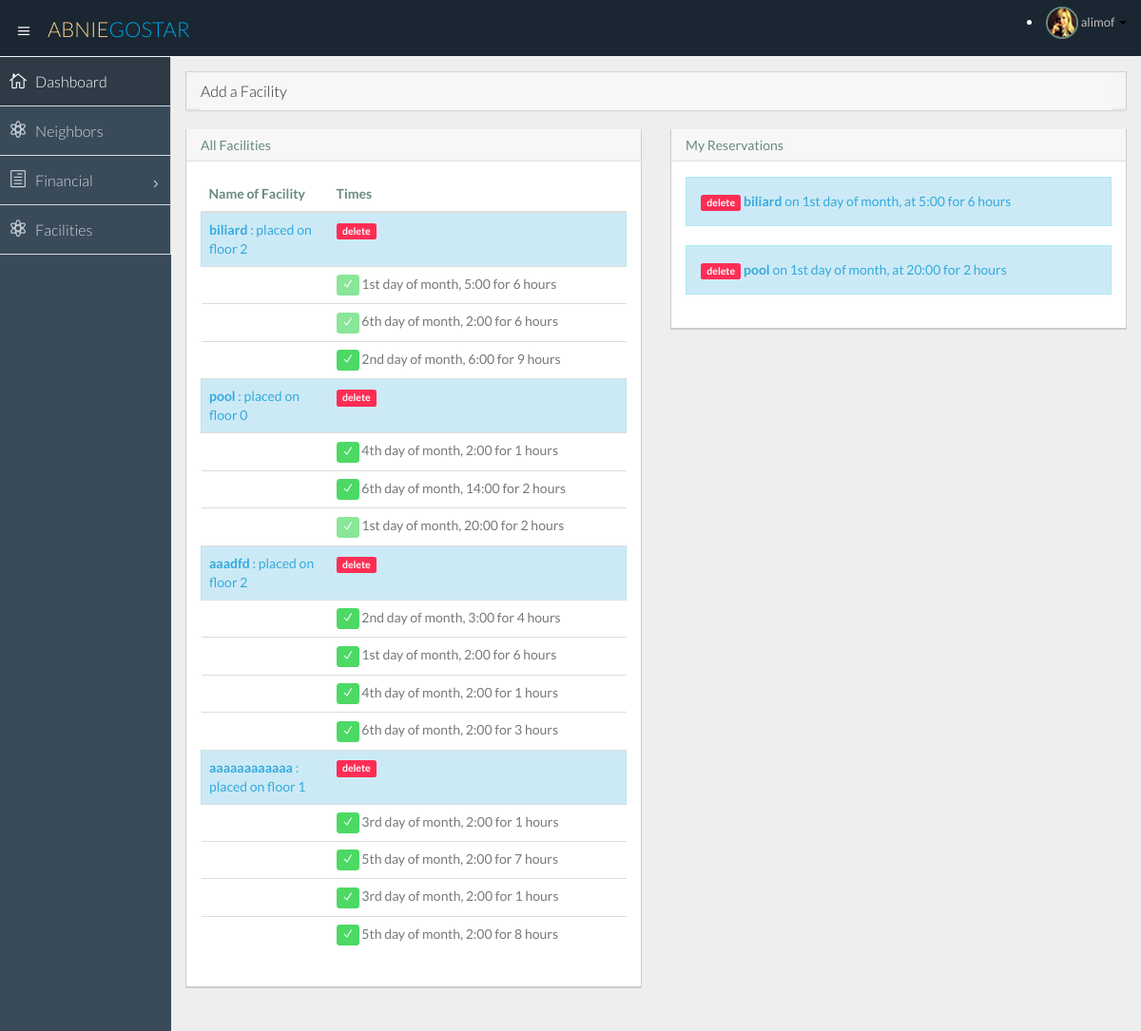
Before: /home/facilities/ (signed in) with the older database file.
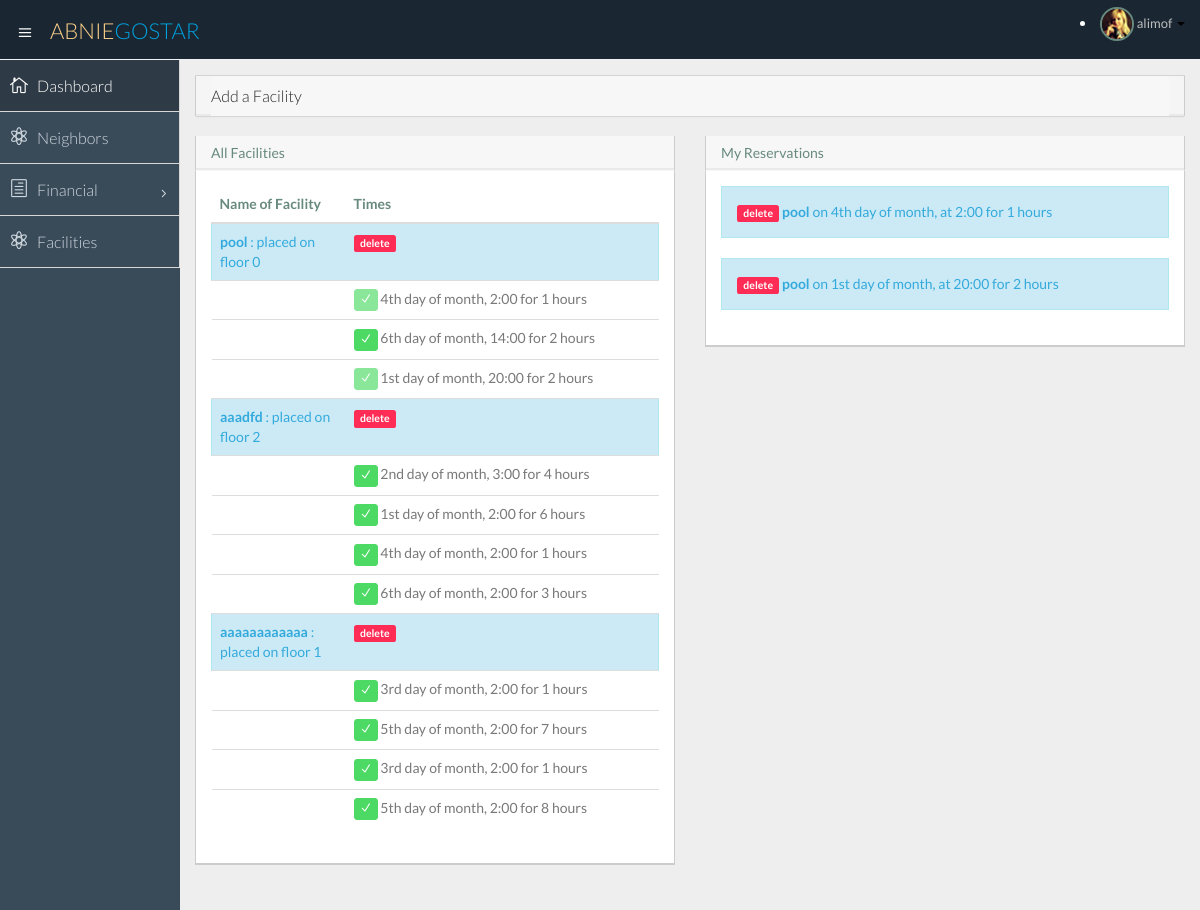
After: the same page with the newer database file.
### polls/models.py (models this page shows)
class Neighbor(models.Model):
    user = models.ForeignKey(User, unique=True)
    national_id = models.CharField(max_length=10, primary_key=True, null=False, default='1111')
    apartment = models.ForeignKey('Apartment', on_delete=models.CASCADE, default=0, null=True)
    sex = models.CharField(max_length=5, null=True)
    type = models.CharField(max_length=30, null=True)
    bank_account = models.CharField(max_length=30, null=True)
    _bank = models.ForeignKey('Bank', on_delete=models.CASCADE, null=True)

class Facility(models.Model):
    name = models.CharField(max_length=20, primary_key=True)
    location = models.CharField(max_length=40, null=True, blank=True)
    _building = models.ForeignKey('Building' , on_delete=models.CASCADE , null=True, blank=True)
    class Meta:
        unique_together = ('name' , '_building')

class AvailableTimes(models.Model):
    id = models.IntegerField(primary_key=True)
    facility = models.ForeignKey('Facility' , on_delete=models.CASCADE)
    day = models.IntegerField(default=1)
    hour = models.IntegerField(default=1)
    duration = models.IntegerField(default=1)
    is_reserved = models.BooleanField(default=False)

class Reservation(models.Model):
    neighbor = models.ForeignKey('Neighbor' , on_delete=models.CASCADE)
    facility = models.ForeignKey('Facility' , on_delete=models.CASCADE)
    time = models.ForeignKey('AvailableTimes', on_delete=models.CASCADE, default=1)
    class Meta:
        unique_together = ('neighbor' , 'facility', 'time')

### polls/views.py (the view, shortened to what this page needs)
# urls.py: url(r'^facilities/([a-z]+)/([0-9]+)/$', views.reserveFacility, name='reserveFacility'),
def facilities(request):#todo
    if not request.user.is_authenticated():
        return HttpResponseRedirect('/login/')
    if request.user.is_authenticated():
        user = Neighbor.objects.get(     user = User.objects.get(      username=request.user.get_username())    )
        context = {}
        context['user'] = user
        allFacilities = Facility.objects.filter(_building=user.apartment.building)
        context['facilities'] = allFacilities
        timess = {}
        for facility in allFacilities:
            temp = Reservation.objects.filter(facility=facility)
            allTimesss = []
            for t in temp:
                allTimesss.__add__([t.time])
            timess[facility.name] = AvailableTimes.objects.filter(facility___building=user.apartment.building, facility=facility).exclude(
                id__in=allTimesss
            )
        context['timess'] = timess
        myReservations = Reservation.objects.filter(neighbor=user)
        context['myReservations'] = myReservations
        if user.type == 'admin':
            form = AddFacilityForm()
            context['addFacilityForm'] = form
        return render(request, 'polls/facility.html', context)
    return HttpResponseRedirect('../../login/')

### polls/templatetags/poll_extras.py (called while the page is built)
@register.filter
def keyvalue(dict, key):
    return dict[key]

### polls/templates/polls/facility.html (shortened to what this page needs)
{% extends 'polls/temp1.html' %}
{% load poll_extras %}
{% block content %}
    {% if user.type == "admin" %}
                      <div class="panel-group m-bot20" id="accordion">
                          <div class="panel panel-default">
                              <div class="panel-heading">
                                  <h4 class="panel-title">
                                      <a class="accordion-toggle" data-toggle="collapse" data-parent="#accordion" href="#collapseOne">
                                          Add a Facility
                                      </a>
                                  </h4>
                              </div>
                          </div>
                      </div>
                                  {% endif %}
    <div class="row">
     <div class="col-sm-6">
                      <section class="panel">
                        <header class="panel-heading">
                              All Facilities
                          </header>
                      <div class="panel-body">
                      <table class="table">
                        <thead>
                        <tr>
                            <th width="30%">Name of Facility</th>
                            <th width="70%">Times</th>
                        </tr>
                        </thead>
                          <tbody>
                         {% for facility in facilities %}
                             <tr class="alert alert-info fade in">
                              <td> <strong>{{ facility.name }} </strong>:
                             placed on floor {{ facility.location }}
                              </td>
                                 <td>
                                  {% if user.type == 'admin' %}
                            <a class="label label-danger" href="{% url 'removeFacility' facility.name facility.location %}">delete</a>
                              {% endif %}
                                 </td></tr>
                                                    {% for timee in timess|keyvalue:facility.name %}
                                                        <tr><td></td>
                                                        <td><a class="btn btn-success btn-xs {% if timee.is_reserved == True %} disabled {% endif %}" href= "{% url 'reserveFacility' facility.name timee.id %}"><i class="icon_check"></i></a> {{ timee.day }}{% if timee.day == 1 %}st{% endif %}{% if timee.day == 2 %}nd{% endif %}{% if timee.day == 3 %}rd{% endif %}{% if timee.day != 1 and timee.day != 2 and timee.day != 3 %}th {% endif %}
                                                            day of month, {{ timee.hour }}:00 for {{ timee.duration }} hours</td>
                                                        </tr>
                                                    {% endfor %}
    {% endfor %}
                          </tbody>
                      </table>
                      </div>
    </section>
    </div>
    <div class="col-sm-6">
                      <section class="panel">
                        <header class="panel-heading">
                              My Reservations
                          </header>
                          <div class="panel panel-info">
                          <div class="panel-body">
                              {% for myReserve in myReservations %}
                                  <div class="alert alert-info fade in">
                                        <a class="label label-danger" href="{% url 'deleteReservation'  myReserve.neighbor.user.username myReserve.facility.name myReserve.time.id %}">delete</a>
                                      <strong>{{ myReserve.facility.name }}</strong> on
                                      {{ myReserve.time.day }}{% if myReserve.time.day == 1 %}st{% endif %}{% if myReserve.time.day == 2 %}nd{% endif %}{% if myReserve.time.day == 3 %}rd{% endif %}{% if myReserve.time.day != 1 and myReserve.time.day != 2 and myReserve.time.day != 3 %}th {% endif %}
                                      day of month,
                                      at {{ myReserve.time.hour }}:00 for {{ myReserve.time.duration }} hours
                              </div>
                              {% endfor %}
                          </div>
                          </div>
                      </section>
    </div>
    </div>
{% endblock  %}

### polls/templates/polls/temp1.html (shortened to what this page needs)
<!DOCTYPE html>
<html lang="en">
<head>
</head>
<body>
    <!DOCTYPE html>
<html lang="en">
  <head>
    {% load static %}
    {% load static %}
    <link href="{% static "polls/css/bootstrap.min.css" %}" rel="stylesheet">
    {% load static %}
    <link href="{% static "polls/css/bootstrap-theme.css" %}" rel="stylesheet">
    {% load static %}
    <link href="{% static "polls/css/elegant-icons-style.css" %}" rel="stylesheet" />
    {% load static %}
    <link href="{% static "polls/css/font-awesome.min.css" %}" rel="stylesheet" />
    {% load static %}
    <link href="{% static "polls/css/style.css" %}" rel="stylesheet">
    {% load static %}
    <link href="{% static "polls/css/style-responsive.css" %}" rel="stylesheet" />
  </head>
  <body>
  <section id="container" class="">
    {% block header %}
     <header class="header dark-bg">
            <div class="toggle-nav">
                <div class="icon-reorder tooltips" data-original-title="Toggle Navigation" data-placement="bottom"><i class="icon_menu"></i></div>
            </div>
            <a href="index.html" class="logo">Abnie<span class="lite">Gostar</span></a>
            <div class="top-nav notification-row">
                    <li class="dropdown">
                        <a data-toggle="dropdown" class="dropdown-toggle" href="#">
                            <span class="profile-ava">
                                <img alt="" src="img/avatar1_small.jpg">
                            </span>
                            <span class="username">{{ user.user.first_name}}{{ owner.user.first_name}}</span>
                            <b class="caret"></b>
                        </a>
                    </li>
            </div>
      </header>
  {% endblock %}
  {% block sidebar %}
      <aside>
          <div id="sidebar"  class="nav-collapse ">
              <ul class="sidebar-menu">
                  <li class="active">
                      <a class="" href="{%  url 'index'%}">
                          <i class="icon_house_alt"></i>
                          <span>Dashboard</span>
                      </a>
                  </li>
{% if user.type != 'owner' and owner.type != 'owner' %}
				  <li>
                      <a class="" href="{%  url 'neighbors'     %}">
                          <i class="icon_genius"></i>
                          <span>Neighbors</span>
                      </a>
                  </li>
                  <li class="sub-menu">
                      <a href="javascript:;" class="">
                          <i class="icon_document_alt"></i>
                          <span>Financial</span>
                          <span class="menu-arrow arrow_carrot-right"></span>
                      </a>
                  </li>
				  <li>
                      <a class="" href="{%  url 'facilities' %}">
                          <i class="icon_genius"></i>
                          <span>Facilities</span>
                      </a>
                  </li>
                {% endif %}
              </ul>
          </div>
      {% endblock %}
      </aside>
      <section id="main-content">
          <section class="wrapper">
              {% block content %}
                                  {% load static %}
                                                      {% load static %}
                {% endblock %}
          </section>
      </section>
  </section>
    {% load static %}
    {% load static %}
    {% load static %}
    {% load static %}
    {% load static %}
    {% load static %}
  </body>
</html>
</body>
</html>

Changed rows visible on the page:
removed Facility: name "biliard", location "2"
removed AvailableTimes: day "1", shows "st", hour "5", duration "6", is_reserved True (drawn), shown under "biliard"
removed AvailableTimes: day "6", shows "th", hour "2", duration "6", is_reserved True (drawn), shown under "biliard"
removed AvailableTimes: day "2", shows "nd", hour "6", duration "9", shown under "biliard"
removed Reservation: facility.name "biliard", time.day "1", shows "st", time.hour "5", time.duration "6"
changed AvailableTimes (number 1 of 11 on the later page): is_reserved False → True (drawn)
added Reservation: facility.name "pool", time.day "4", shows "th", time.hour "2", time.duration "1"
